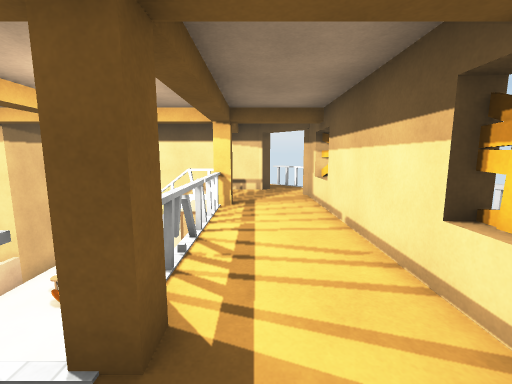
View 1 (above)

12 first-person views from a walk through a 3-D level made in the Unity game engine. The camera is 1.4 m above the floor, tilts 8° down and sees 90° across. The floor is counted in squares, 1 m on a side. Each view is taken from the middle of a square. On the plan, view 1 faces up. The plan holds only what a view shows up to about 13 squares ahead; the rest is blank. The place goes on beyond the plan. The player character is not drawn. Some animated figures are not drawn. Some surface patterns are stand-ins.

View 2
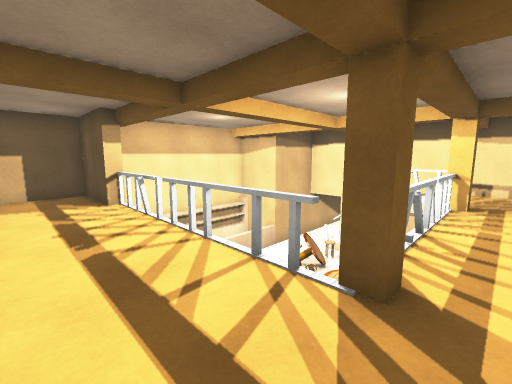

View 3
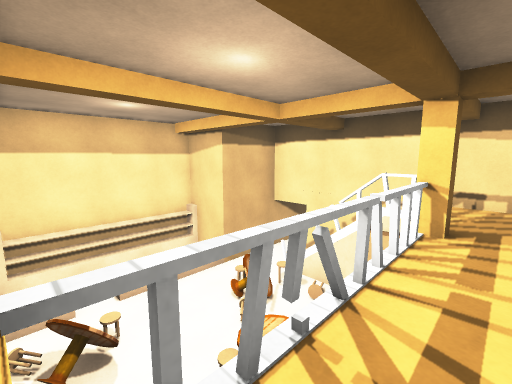

View 4
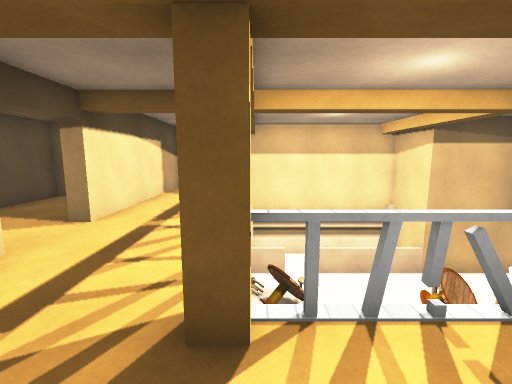

View 5
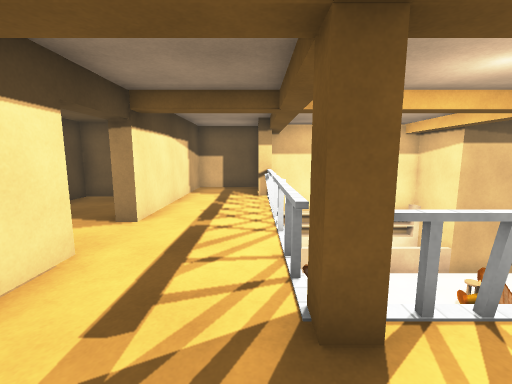

View 6
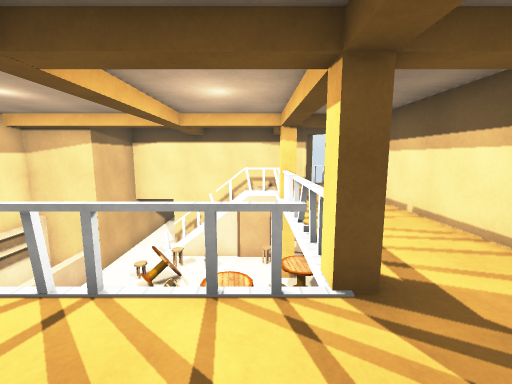

View 7
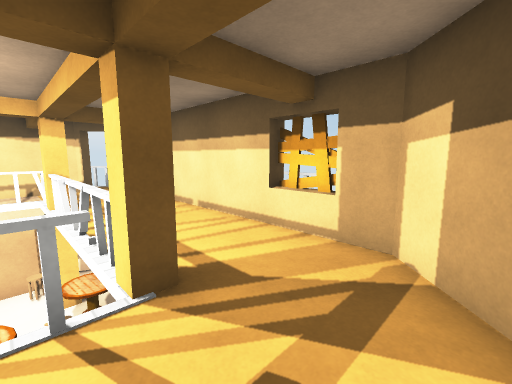

View 8
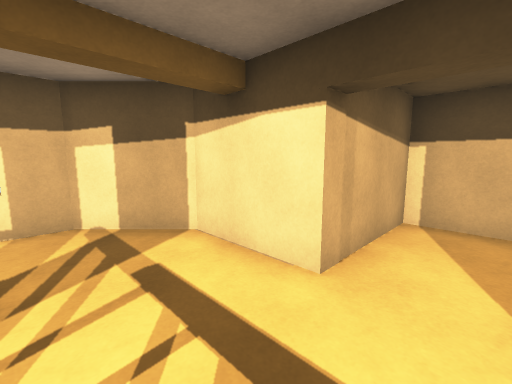

View 9
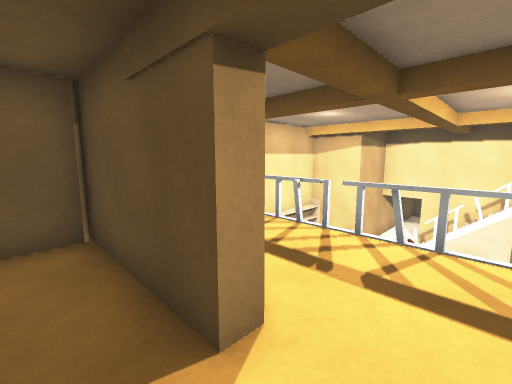

View 10
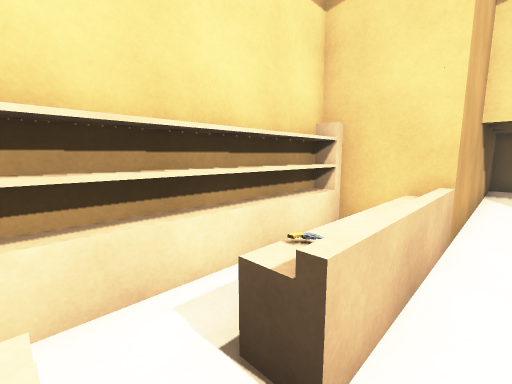

View 11
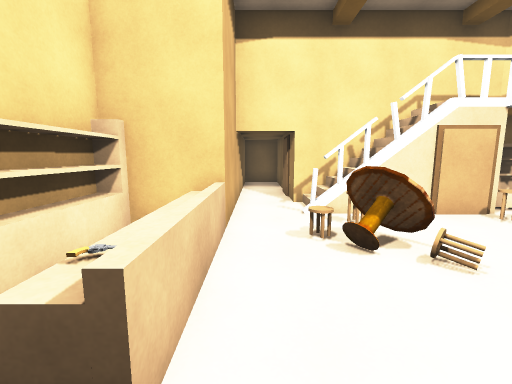

View 12
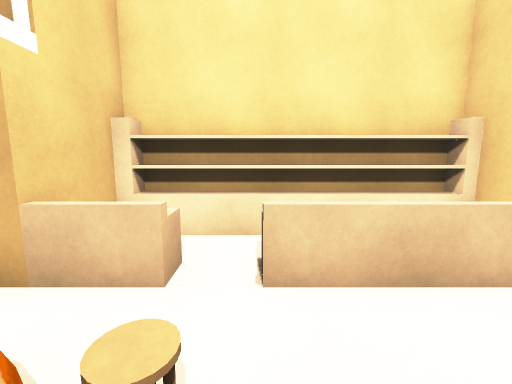

### Floor plan
Key: @ floor where view 1 was taken; # wall or solid block; . main floor; - floor 2.75 m lower than the main floor; / step, stairs or slope; ^ raised ledge; v drop or lower ground; S stool; P pistol; B block; O other object.
Columns run from 11 left of view 1 to 4 right of it. Each row starts with its distance up from view 1.
 15    v
 14    v
 13    v        O
 12             .O
 11    #########..O
 10    #--///.....
  9    #--#vv##..#
  8  ###--S--S#..#
  7  ##^--O---#..O
  6  ##^----O-O..#
  5  ##P----OO/..#
  4   #^----  /..# v
  3  ###-OO-   ..# v
  2  ##B-O    #..O
  1 ####.........#
  0 #..........@.#
 -1 #...........##
 -2 #######..####
 -3    #.....#
 -4    #.....#
 -5    #######

Positions as (right, up) in squares from view 1, and headings:
1: (0, 0), facing up
2: (0, -1), facing up-left
3: (0, 2), facing up-left
4: (1, 2), facing left
5: (1, 1), facing left
6: (-2, -1), facing up
7: (-2, -1), facing up-right
8: (-4, 1), facing down-right
9: (-3, -3), facing up-left
10: (-7, 3), facing up-left
11: (-7, 3), facing up
12: (-5, 4), facing left
